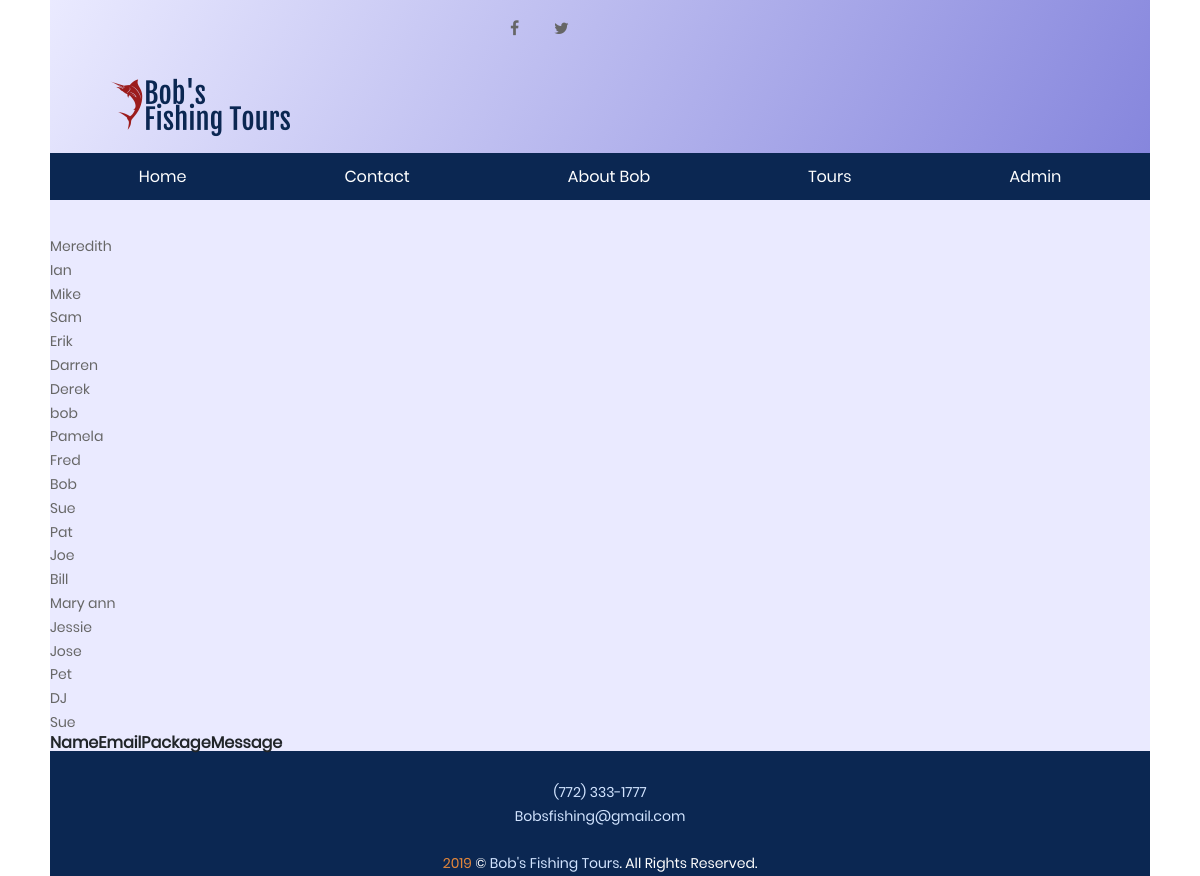
Screenshot of /admin.php?employee_id=2 with the database file from the repository.
### tables this page shows
CREATE TABLE IF NOT EXISTS employee
(
	employeeID int not null auto_increment primary key,
	firstName varchar(255) not null,
	lastName varchar(255) not null
);

### model/employee.php (called while the page is built, shortened)
<?php
class EmployeeDB {
        public static function getEmployee() {
            $customer_name = filter_input(INPUT_POST, 'name');
             $error_message = null;
             try {
                $db = Database::getDB();
            } catch (PDOException $e) {
                $error_message = "We're experiencing technical difficulties, please try again later.";
                include('../errors/database_error.php');
                exit();
            }
            if (!$error_message) {
                $query = 'SELECT employeeID, firstName FROM employee ORDER by employeeID';
                $statement = $db->prepare($query);
                $count = $statement->execute();
                $employees = $statement;
                    return $employees;
            }
    }
}

### admin.php (the view, shortened to what this page needs)
<?php
    require('./model/employee.php');
    require('./model/customer.php');
if (!isset($employee_id)) {
    $employee_id = filter_input(INPUT_GET, 'employee_id',
            FILTER_VALIDATE_INT);
}
            $employeeDB = new EmployeeDB();
            $employees = $employeeDB->getEmployee($employee_id);
?>
<!DOCTYPE html>
<html lang="en-US">
<head>
    <link rel="stylesheet" type="text/css" href="vendor/bootstrap/css/bootstrap.min.css">
    <link rel="stylesheet" type="text/css" href="vendor/select2/select2.min.css">
<link rel="stylesheet" href="css/reset.css">
<link rel="stylesheet" href="css/styles.css">
<link rel="stylesheet" href="css/hamburger.css">
<link rel="stylesheet" href="css/contact.css">
<link rel="stylesheet" href="css/menuAnimate.css">
	<link rel="stylesheet" type="text/css" href="css/main.css">
    <link rel="stylesheet" href="https://cdnjs.cloudflare.com/ajax/libs/font-awesome/4.7.0/css/font-awesome.min.css">
</head>
<body>
    <header class="topbar">
            <div class="mediaContainer">
                    <a href="#" class="fa fa-facebook"></a>
                    <a href="#" class="fa fa-twitter"></a>
                </div>
        <a href="weekOneProject.html"><img src="images/bobfishinglogo.png" class="mainlogo" alt="icon logo"></a>
        <div class="blue-bar">
            <nav class="main-menu" id="animateMenu">
                <ul >
                    <li><a href="index.html">Home</a></li>
                    <li><a href="contact.html">Contact</a></li>
                    <li><a href="about.html">About Bob</a></li>
                    <li><a href="tours.html">Tours</a></li>
                    <li><a href="login.php">Admin</a></li>
                </ul>
            </nav>
        </div>
    </header>
    <article>
            <header>
                    <?php foreach ($employees as $employee) : ?>
                <li><a href="admin.php?employee_id=<?php echo $employee['employeeID']; ?>">
                    <?php echo $employee['firstName']; ?>
                </a>
            </li>
            <?php endforeach; ?>
            </header>
        </article>
    <article>
            <header>
                  <table>
            <tr>
                <th>Name</th>
                <th>Email</th>
                <th >Package    </th>
                <th >Message</th>
                <th>&nbsp;</th>
            </tr>
        </table>
            </header>
        </article>
    <footer>
        <p>
            <a href="tel:17723331777">(772) 333-1777</a><br/>
            <a href="mailto:Bobsfishing9@gmail.com">Bobsfishing@gmail.com</a><br/><br/>
            <span style="color:rgb(226, 134, 59);">2019</span> &copy; <a href="index.html" class="copyright">Bob's Fishing Tours</a>. All Rights Reserved.
        </p>
    </footer>
</body>
</html>

### css/styles.css (style rules this page uses)
html { background: center url(../images/IMG_1705.JPG); background-attachment: fixed; font-family: 'Raleway', sans-serif; }
body { background-color: rgb(234, 234, 255); margin-left: auto; margin-right: auto; margin-top: 0; width: 1100px; }
div.mediaContainer { margin-left: auto; margin-right: auto; width: 20%; }
.fa { background:none; padding: 20px; font-size: 30px; width: 30px; text-align: center; text-decoration: none; border-radius: 50%; }
header.topbar { height: 155px; margin-bottom: 80px; background: linear-gradient(300deg, rgb(134, 134, 221), transparent); }
nav.main-menu { padding-bottom: 36px; }
nav.main-menu ul { background-color: #0b2752; color: white; display: block; float: left; text-align: center; width: 100%; padding-top: 10px; padding-bottom: 10px; }
nav.main-menu ul li { display: inline; margin: 7%; }
nav.main-menu ul li a { color: white; }
img.mainlogo { padding-left: 50px; display: block; }
footer { background-color: #0b2752; text-align: center; padding-top: 30px; }
footer a { text-decoration: none; color: rgb(210, 228, 255); }
footer p { color: white; }

### css/main.css (style rules this page uses)
* { margin: 0px; padding: 0px; box-sizing: border-box; }
body, html { font-family: Poppins-Regular, sans-serif; }
a { font-family: Poppins-Regular; font-size: 14px; line-height: 1.7; color: #666666; margin: 0px; transition: all 0.4s; -webkit-transition: all 0.4s; -o-transition: all 0.4s; -moz-transition: all 0.4s; }
p { font-family: Poppins-Regular; font-size: 14px; line-height: 1.7; color: #666666; margin: 0px; }
ul, li { margin: 0px; list-style-type: none; }

### rows the page displays
employee: firstName "Meredith"
employee: firstName "Ian"
employee: firstName "Mike"
employee: firstName "Sam"
employee: firstName "Erik"
employee: firstName "Darren"
employee: firstName "Derek"
employee: firstName "bob"
employee: firstName "Pamela"
employee: firstName "Fred"
employee: firstName "Bob"
employee: firstName "Sue"
employee: firstName "Pat"
employee: firstName "Joe"
employee: firstName "Bill"
employee: firstName "Mary ann"
employee: firstName "Jessie"
employee: firstName "Jose"
employee: firstName "Pet"
employee: firstName "DJ"
employee: firstName "Sue"
